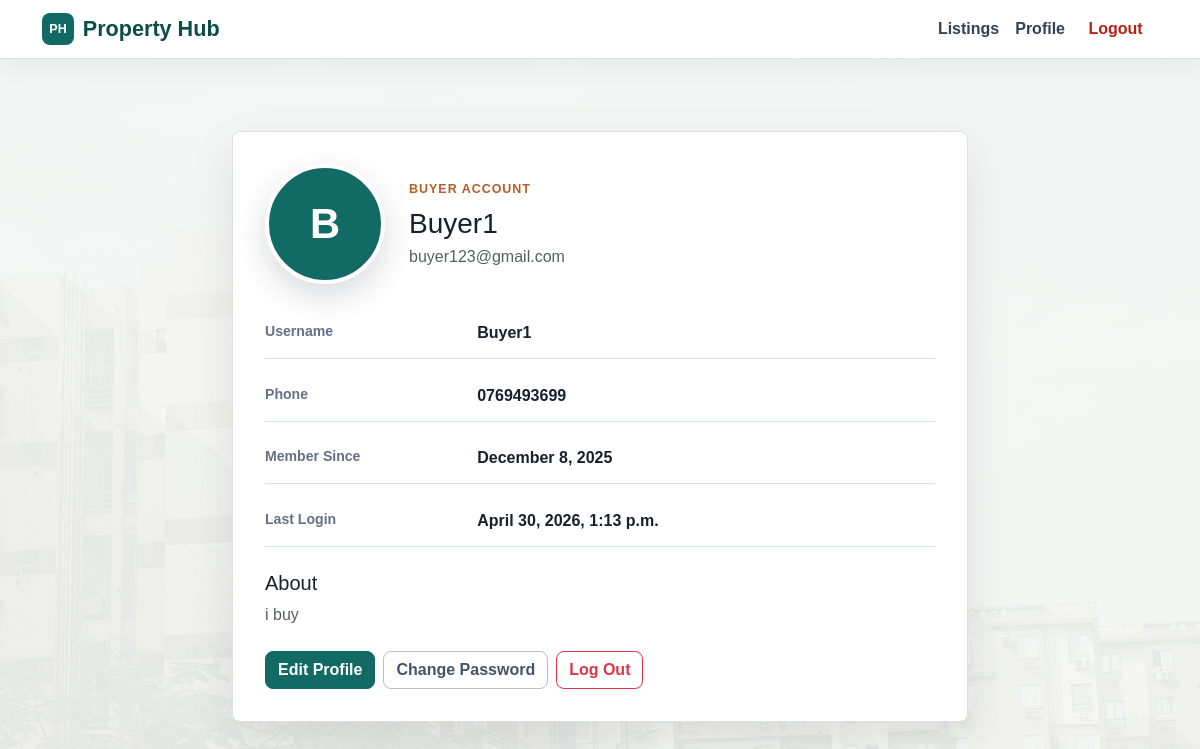
The app's page /accounts/profile/ (signed in) with its own data.
### accounts/models.py (models this page shows, shortened)
class User(AbstractUser):
    class Roles(models.TextChoices):
        ADMIN = 'admin', _('Admin')
        BUYER = 'buyer', _('Buyer')
        SELLER = 'seller', _('Seller')
    email = models.EmailField(
        _('email address'),
        unique=True,
        help_text=_('Required. Unique email address.')
    )
    phone = models.CharField(
        max_length=15,
        blank=True,
        help_text=_('Contact phone number.')
    )
    bio = models.TextField(
        blank=True,
        help_text=_('Short bio for the profile.')
    )
    profile_picture = models.ImageField(
        upload_to='profiles/',
        blank=True,
        null=True,
        help_text=_('Profile picture.')
    )
    role = models.CharField(
        max_length=10,
        choices=Roles.choices,
        default=Roles.BUYER,
        help_text=_('Role of the user.')
    )
    USERNAME_FIELD = 'email'
    REQUIRED_FIELDS = ['username', 'first_name', 'last_name']
    @property
    def is_seller(self):
        return self.role == self.Roles.SELLER
    @property
    def is_admin(self):
        return self.role == self.Roles.ADMIN or self.is_superuser

### accounts/views.py (the view)
# urls.py: path("profile/", views.profile, name="profile"),
@login_required
def profile(request):
    return render(request, "accounts/profile.html")

### templates/accounts/profile.html (shortened to what this page needs)
{% extends "base.html" %}
{% load static %}
{% block content %}
<div class="py-5">
  <div class="row justify-content-center">
    <div class="col-lg-8">
      <div class="app-card profile-card">
        <div class="d-flex flex-wrap align-items-center gap-4">
          {% if request.user.profile_picture %}
            <img src="{{ request.user.profile_picture.url }}" class="profile-avatar rounded-circle" alt="{{ request.user.username }}">
          {% else %}
            <div class="profile-avatar profile-initial rounded-circle">{{ request.user.username|first|upper }}</div>
          {% endif %}
          <div>
            <p class="eyebrow">{{ request.user.role|title }} account</p>
            <h1 class="h3 mb-1">{{ request.user.get_full_name|default:request.user.username }}</h1>
            <p class="text-muted mb-0">{{ request.user.email }}</p>
          </div>
        </div>
        <dl class="details-list mt-4">
          <div><dt>Username</dt><dd>{{ request.user.username }}</dd></div>
          <div><dt>Phone</dt><dd>{{ request.user.phone|default:"Not provided" }}</dd></div>
          <div><dt>Member Since</dt><dd>{{ request.user.date_joined|date:"F j, Y" }}</dd></div>
          <div><dt>Last Login</dt><dd>{{ request.user.last_login|date:"F j, Y, g:i a"|default:"Not available" }}</dd></div>
        </dl>
        {% if request.user.bio %}
          <div class="mt-4">
            <h2 class="h5">About</h2>
            <p class="text-muted mb-0">{{ request.user.bio }}</p>
          </div>
        {% endif %}
        <div class="d-flex flex-wrap gap-2 mt-4">
          <a href="{% url 'profile_edit' %}" class="btn btn-primary">Edit Profile</a>
          <a href="{% url 'password_change' %}" class="btn btn-outline-secondary">Change Password</a>
          <form method="post" action="{% url 'logout' %}">
            <button type="submit" class="btn btn-outline-danger">Log Out</button>
          </form>
        </div>
      </div>
    </div>
  </div>
</div>
{% endblock %}

### static/css/style.css (style rules this page uses)
:root { --ph-ink: #17212b; --ph-muted: #667085; --ph-soft: #f4f7f5; --ph-surface: #ffffff; --ph-border: #d9e2dc; --ph-primary: #116a63; --ph-primary-dark: #0b4e49; --ph-accent: #b65d2a; --ph-danger: #b42318; --ph-shadow: 0 18px 45px rgba(23, 33, 43, 0.1); }
* { box-sizing: border-box; }
body { min-height: 100vh; color: var(--ph-ink); font-family: Arial, Helvetica, sans-serif; background: linear-gradient(180deg, rgba(244, 247, 245, 0.96), rgba(247, 249, 247, 0.92)), url("../images/pexels-mahmoud-zakariya-2154822140-34975232 (2).jpg") center top / cover fixed; }
a { color: var(--ph-primary); }
.btn { border-radius: 8px; font-weight: 700; letter-spacing: 0; transition: background-color .18s ease, border-color .18s ease, color .18s ease, box-shadow .18s ease, transform .18s ease; }
.btn-primary { background: var(--ph-primary); border-color: var(--ph-primary); }
.btn-outline-secondary { color: #475467; border-color: #b8c3bd; }
.app-card, .property-card { background: var(--ph-surface); border: 1px solid var(--ph-border); border-radius: 8px; box-shadow: var(--ph-shadow); }
.app-card { padding: 2rem; }
.eyebrow { margin-bottom: .55rem; color: var(--ph-accent); font-size: .78rem; font-weight: 800; letter-spacing: .08em; text-transform: uppercase; }
.details-list { display: grid; gap: .75rem; margin: 0; }
.details-list > div { display: grid; grid-template-columns: minmax(110px, .6fr) 1.4fr; gap: 1rem; padding: .8rem 0; border-bottom: 1px solid var(--ph-border); }
.details-list dt { color: var(--ph-muted); font-size: .88rem; font-weight: 800; }
.details-list dd { margin: 0; color: var(--ph-ink); font-weight: 700; }
.profile-card .profile-avatar, .profile-avatar { width: 120px; height: 120px; object-fit: cover; border: 4px solid #fff; box-shadow: 0 12px 30px rgba(23, 33, 43, 0.16); }
.profile-initial { display: inline-flex; align-items: center; justify-content: center; color: #fff; font-size: 2.6rem; font-weight: 800; background: var(--ph-primary); }

### records on screen
User: user.username|first "B", user.role "BUYER", user.get_full_name "Buyer1", user.email "buyer123@gmail.com", user.username "Buyer1", user.phone "0769493699", user.date_joined "December 8, 2025", user.last_login "April 30, 2026, 1:13 p.m.", user.bio "i buy"
